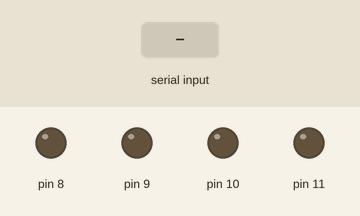
The sketch below on a simulated Arduino Uno, built with avr-gcc and run on an emulated ATmega328P. Parts: output pins drawn as LEDs (lit = HIGH). The inputs (shaded band) are chosen by the test bench.

Above: at 1.2 s.
1.3 s: "F" received over the second serial link
At 2.0 s:
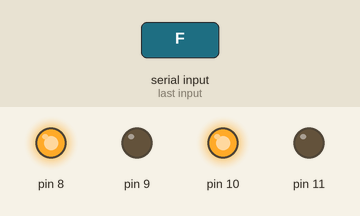
2.8 s: "B" received over the second serial link
At 3.2 s:
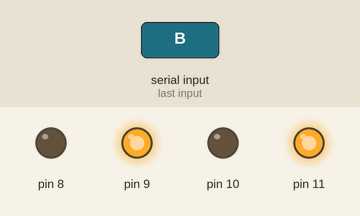
4.3 s: "L" received over the second serial link
At 5.5 s:
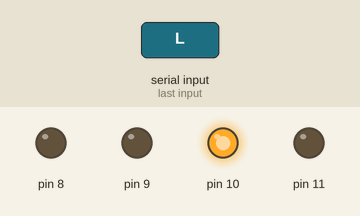
5.8 s: "R" received over the second serial link
At 6.6 s:
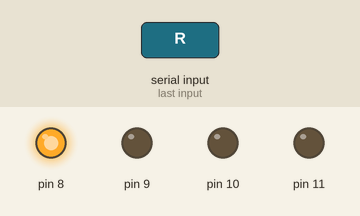
7.3 s: "f" received over the second serial link
At 7.8 s:
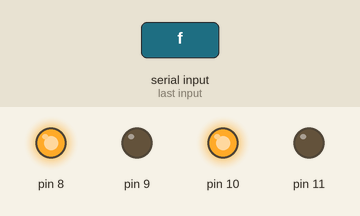
8.8 s: "b" received over the second serial link
At 10.1 s:
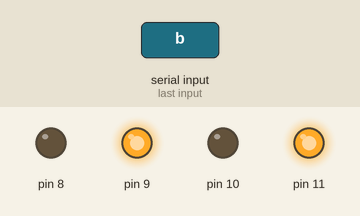
Timing chart, 0 to 11.3 s (numbered marks = the images above; inputs shaded):
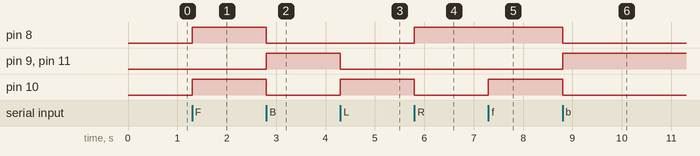

The sketch:

bluetooth_controlled_car.ino
```cpp
#include <SoftwareSerial.h>

SoftwareSerial bluetooth(2, 3);

void setup() {
  pinMode(8, OUTPUT);
  pinMode(9, OUTPUT);
  pinMode(10, OUTPUT);
  pinMode(11, OUTPUT);

  bluetooth.begin(9600);
}

void loop() {
  if (bluetooth.available()) {
    char command = bluetooth.read();

    if (command == 'F' || command == 'f') {
      digitalWrite(8, HIGH);
      digitalWrite(9, LOW);
      digitalWrite(10, HIGH);
      digitalWrite(11, LOW);
    } else if (command == 'B' || command == 'b') {
      digitalWrite(8, LOW);
      digitalWrite(9, HIGH);
      digitalWrite(10, LOW);
      digitalWrite(11, HIGH);
    } else if (command == 'L' || command == 'l') {
      digitalWrite(8, LOW);
      digitalWrite(9, LOW);
      digitalWrite(10, HIGH);
      digitalWrite(11, LOW);
    } else if (command == 'R' || command == 'r') {
      digitalWrite(8, HIGH);
      digitalWrite(9, LOW);
      digitalWrite(10, LOW);
      digitalWrite(11, LOW);
    } else if (command == 'S' || command == 's') {
      digitalWrite(8, LOW);
      digitalWrite(9, LOW);
      digitalWrite(10, LOW);
      digitalWrite(11, LOW);
    }
  }
}
```

Measured:
- after the input at 1.3 s, pin 8, pin 10: LOW → HIGH at once
- after the input at 2.8 s, pin 8, pin 10: HIGH → LOW at once; pin 9, pin 11: LOW → HIGH at once
- after the input at 4.3 s, pin 9, pin 11: HIGH → LOW at once; pin 10: LOW → HIGH at once
- after the input at 5.8 s, pin 8: LOW → HIGH at once; pin 10: HIGH → LOW at once
- after the input at 7.3 s, pin 10: LOW → HIGH at once
- after the input at 8.8 s, pin 8, pin 10: HIGH → LOW at once; pin 9, pin 11: LOW → HIGH at once
